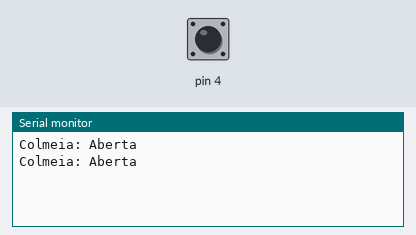
The sketch below on a simulated Arduino Uno, built with avr-gcc and run on an emulated ATmega328P. Shown: the last lines printed to the serial monitor. Inputs (shaded band) come from the test bench; at power-on: pin 4 HIGH.

Above: at 1.2 s.
1.3 s: pin 4 pulled LOW for 0.15 s
At 1.48 s:
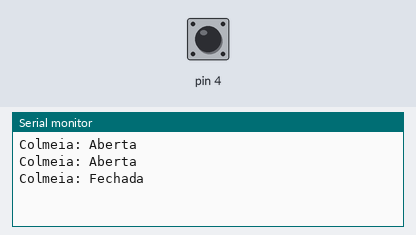
At 2.4 s:
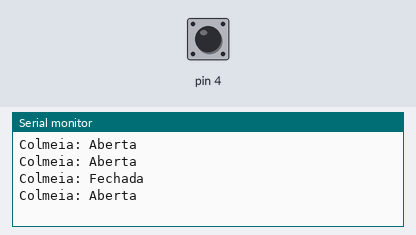

The sketch:

code.ino
```cpp
void setup() {
  Serial.begin(115200);
  pinMode(4, INPUT_PULLUP);

  int estadoInicial = digitalRead(4);
  if (estadoInicial == HIGH) {
    Serial.println("Colmeia: Aberta");
  } else {
    Serial.println("Colmeia: Fechada");
  }
}

void loop() {
  int estadoAtual = digitalRead(4);
  static int estadoAnterior = -1;

  if (estadoAtual != estadoAnterior) {
    delay(50); // Tratamento simples para evitar oscilação (debounce)
    estadoAtual = digitalRead(4);

    if (estadoAtual != estadoAnterior) {
      if (estadoAtual == HIGH) {
        Serial.println("Colmeia: Aberta");
      } else {
        Serial.println("Colmeia: Fechada");
      }
      estadoAnterior = estadoAtual;
    }
  }
}
```

Measured:
- after the input at 1.3 s, the serial monitor: prints a new line after 0.05 s (image 1)
